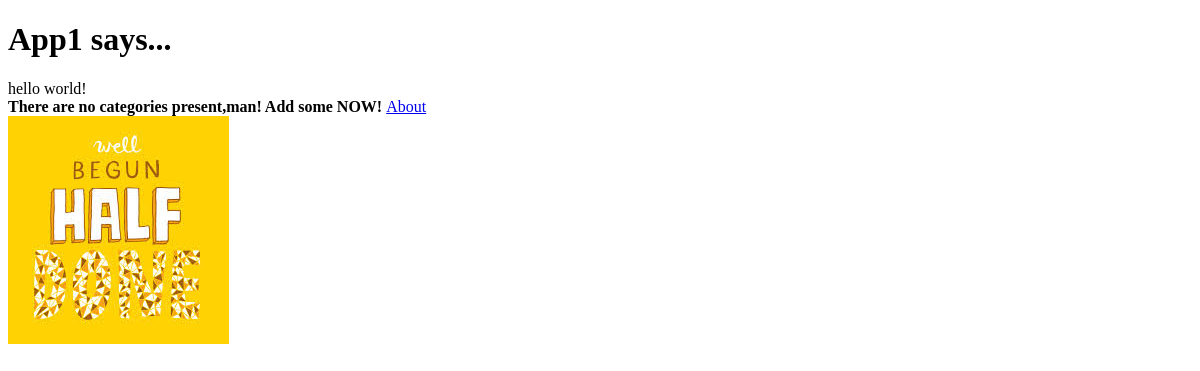
Before: /app1/ with the older database file.
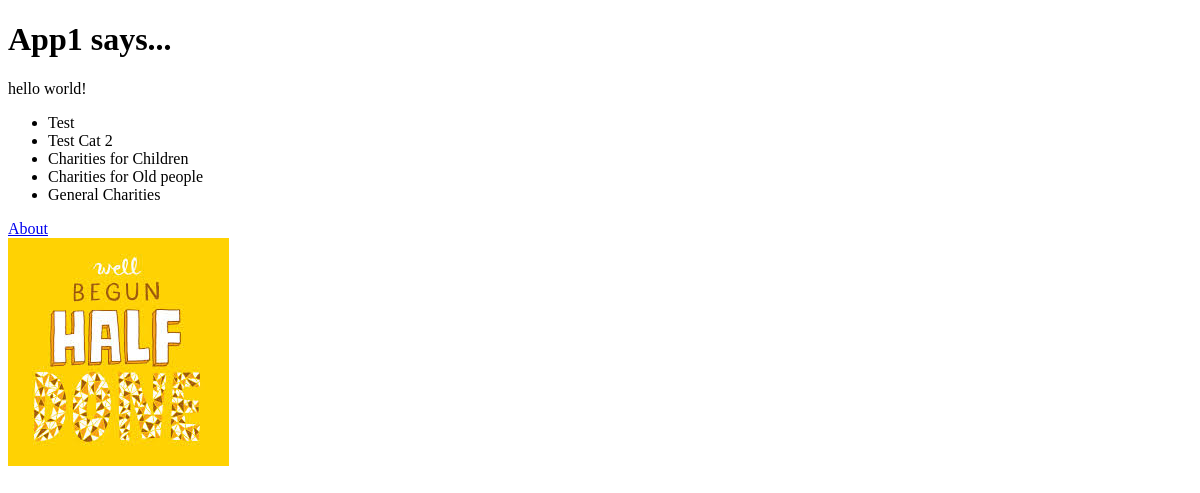
After: the same page with the newer database file.
### app1/models.py (models this page shows, shortened)
class Category(models.Model):
	name = models.CharField(max_length=128, unique=True)
	views = models.IntegerField(default=0)
	likes = models.IntegerField(default=0)
	slug = models.SlugField(unique=True,default=uuid.uuid1)

### app1/views.py (the view)
def index(request):
	category_list = Category.objects.order_by('likes')[:5]
	context_dict = {'categories': category_list}
	return render(request,'app1/index.html',context_dict)

### templates/app1/index.html (shortened to what this page needs)
<!DOCTYPE html>
{% load staticfiles %}
<html>
    <head>
    </head>
    <body>
        <h1>App1 says...</h1>
        hello world!
        <br/>
        {% if categories %}
        <ul>
        	{% for category in categories %}
        	<li>{{ category.name }}</li>
            {% endfor %}
        </ul>
        {% else %}
        <strong>There are no categories present,man! Add some NOW! </strong>
        {% endif %}
        <a href="/app1/about/">About</a><br />
        <img src="{% static "images/img1.jpg" %}" alt="On a good start!" />
    </body>
</html>

Changed rows visible on the page:
added Category: name "Test"
added Category: name "Test Cat 2"
added Category: name "Charities for Children"
added Category: name "Charities for Old people"
added Category: name "General Charities"
Other visible differences:
text no longer shown: "There are no categories present,man! Add some NOW!"
